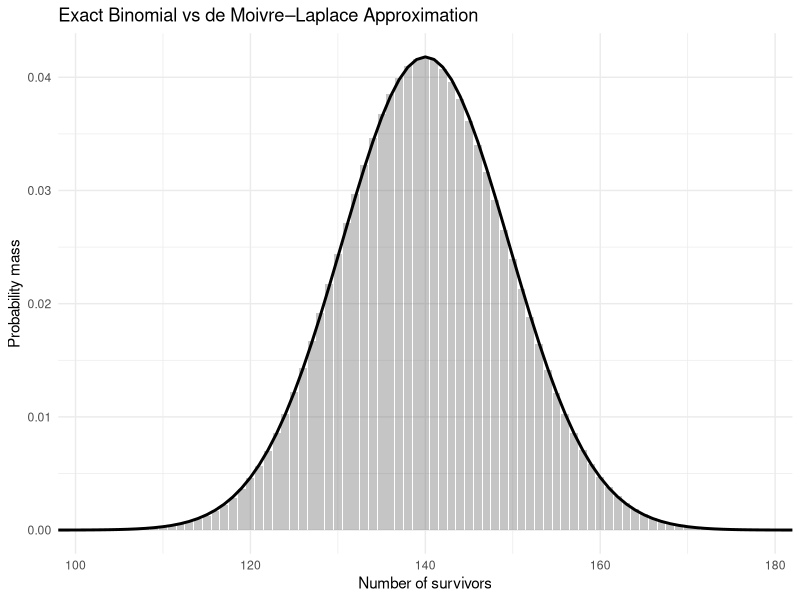
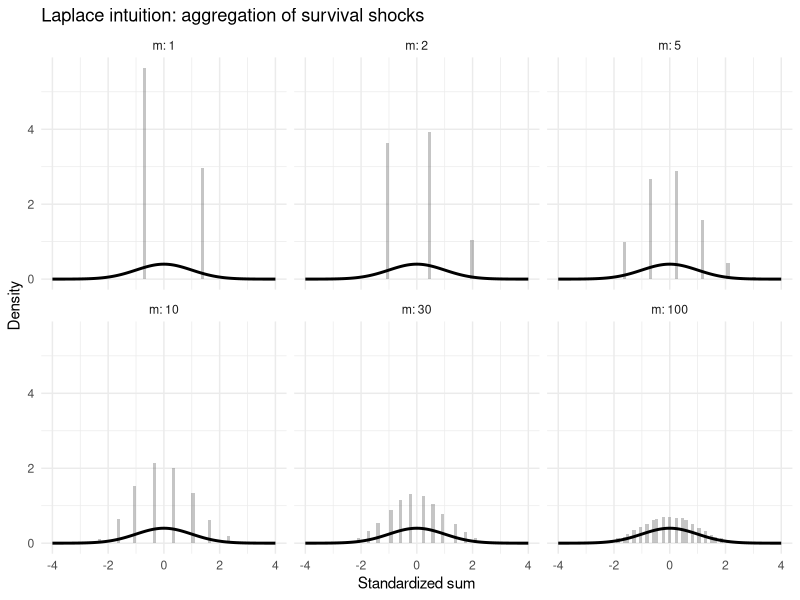

Write the R code that produced these figures, in order.
## ---- chunk 1
suppressPackageStartupMessages({
  library(ggplot2)
})

set.seed(123)

n <- 400
p <- 0.35

k <- 0:n
binom_pmf <- dbinom(k, size = n, prob = p)

mu <- n * p
sig <- sqrt(n * p * (1 - p))

approx_mass <- pnorm((k + 0.5 - mu)/sig) - pnorm((k - 0.5 - mu)/sig)

df_binom <- data.frame(
  k = k,
  pmf = binom_pmf,
  approx = approx_mass
)

ggplot(df_binom, aes(x = k)) +
  geom_col(aes(y = pmf), alpha = 0.35) +
  geom_line(aes(y = approx), linewidth = 1) +
  coord_cartesian(xlim = c(mu - 4*sig, mu + 4*sig)) +
  labs(
    title = "Exact Binomial vs de Moivre–Laplace Approximation",
    x = "Number of survivors",
    y = "Probability mass"
  ) +
  theme_minimal(base_size = 11)

B <- 20000
terms <- c(1, 2, 5, 10, 30, 100)

simulate_Z <- function(m) {
  X <- rbinom(B * m, 1, p)
  X <- (X - p) / sqrt(p * (1 - p))
  X <- matrix(X, ncol = m)
  rowSums(X) / sqrt(m)
}

clt_df <- do.call(rbind, lapply(terms, function(m) {
  data.frame(m = m, z = simulate_Z(m))
}))

xg <- seq(-4, 4, length.out = 400)
norm_df <- data.frame(x = xg, y = dnorm(xg))

ggplot(clt_df, aes(x = z)) +
  geom_histogram(aes(y = after_stat(density)), bins = 70, alpha = 0.35) +
  geom_line(data = norm_df, aes(x = x, y = y), linewidth = 1) +
  facet_wrap(~ m, nrow = 2, labeller = label_both) +
  coord_cartesian(xlim = c(-4, 4)) +
  labs(
    title = "Laplace intuition: aggregation of survival shocks",
    x = "Standardized sum",
    y = "Density"
  ) +
  theme_minimal(base_size = 11)
